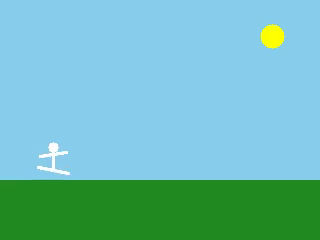
#> input picture frame_002.png, 320 x 240 px, found by its file name
$ python analyze_frames2.py
#> lines starting #> are read from the running program, lines starting #| are printed output that depends on the picture
from PIL import Image
import os

# Check for character details in frame 2
path = 'output/visual_quality_v1_single/frame_002.png'
img = Image.open(path)
#> img is the input picture: PIL image 320x240 RGB; mean R, G, B 110.4, 188, 182.2

# Character head region (where head should be)
head_region = img.crop((450, 1150, 630, 1350))
#> head_region: PIL image 180x200 RGB; every value is 0
head_colors = head_region.getcolors(maxcolors=10000)
#> head_colors = [(36000, (0, 0, 0))]
print(f'Head region ({head_region.size}): {len(head_colors) if head_colors else "too many"} colors')
#| Head region ((180, 200)): 1 colors
if head_colors:
    for count, color in sorted(head_colors, reverse=True)[:10]:
        print(f'  {color}: {count} pixels')
#> this loop made 1 pass
#> (count, color) on pass 1: (36000, (0, 0, 0))
#|   (0, 0, 0): 36000 pixels

# Character body region (torso)
body_region = img.crop((430, 1350, 650, 1600))
#> body_region: PIL image 220x250 RGB; every value is 0
body_colors = body_region.getcolors(maxcolors=10000)
#> body_colors = [(55000, (0, 0, 0))]
print(f'\nBody region ({body_region.size}): {len(body_colors) if body_colors else "too many"} colors')
#| Body region ((220, 250)): 1 colors
if body_colors:
    for count, color in sorted(body_colors, reverse=True)[:10]:
        print(f'  {color}: {count} pixels')
#> this loop made 1 pass
#> (count, color) on pass 1: (55000, (0, 0, 0))
#|   (0, 0, 0): 55000 pixels

# Books stack (left side)
books_region = img.crop((80, 1200, 250, 1600))
#> books_region: PIL image 170x400 RGB; every value is 0
books_colors = books_region.getcolors(maxcolors=10000)
#> books_colors = [(68000, (0, 0, 0))]
print(f'\nBooks region ({books_region.size}): {len(books_colors) if books_colors else "too many"} colors')
#| Books region ((170, 400)): 1 colors
if books_colors:
    for count, color in sorted(books_colors, reverse=True)[:10]:
        print(f'  {color}: {count} pixels')
#> this loop made 1 pass
#> (count, color) on pass 1: (68000, (0, 0, 0))
#|   (0, 0, 0): 68000 pixels

# Desk region
desk_region = img.crop((200, 1600, 880, 1850))
#> desk_region: PIL image 680x250 RGB; every value is 0
desk_colors = desk_region.getcolors(maxcolors=10000)
#> desk_colors = [(170000, (0, 0, 0))]
print(f'\nDesk region ({desk_region.size}): {len(desk_colors) if desk_colors else "too many"} colors')
#| Desk region ((680, 250)): 1 colors
if desk_colors:
    for count, color in sorted(desk_colors, reverse=True)[:10]:
        print(f'  {color}: {count} pixels')
#> this loop made 1 pass
#> (count, color) on pass 1: (170000, (0, 0, 0))
#|   (0, 0, 0): 170000 pixels

# Check clock movement - compare frame 1 vs frame 3
path1 = 'output/visual_quality_v1_single/frame_001.png'
path3 = 'output/visual_quality_v1_single/frame_003.png'
img1 = Image.open(path1)
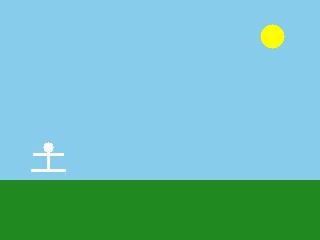
#> input picture frame_001.png, 320 x 240 px, found by its file name
#> img1 is the input picture: PIL image 320x240 RGB; mean R, G, B 110.4, 188, 182.2
img3 = Image.open(path3)
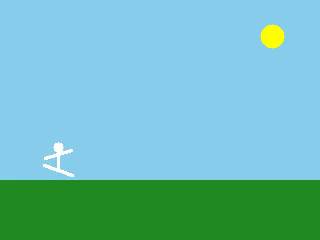
#> input picture frame_003.png, 320 x 240 px, found by its file name
#> img3 is the input picture: PIL image 320x240 RGB; mean R, G, B 110.4, 188, 182.3

clock1 = img1.crop((800, 100, 1000, 300))
#> clock1: PIL image 200x200 RGB; every value is 0
clock3 = img3.crop((800, 100, 1000, 300))

# Compare pixel differences
diff = sum(1 for p1, p3 in zip(clock1.getdata(), clock3.getdata()) if p1 != p3)
#> diff = 0
total = 200 * 200
print(f'\nClock region diff: {diff}/{total} pixels changed ({diff/total*100:.1f}%)')
#| Clock region diff: 0/40000 pixels changed (0.0%)
